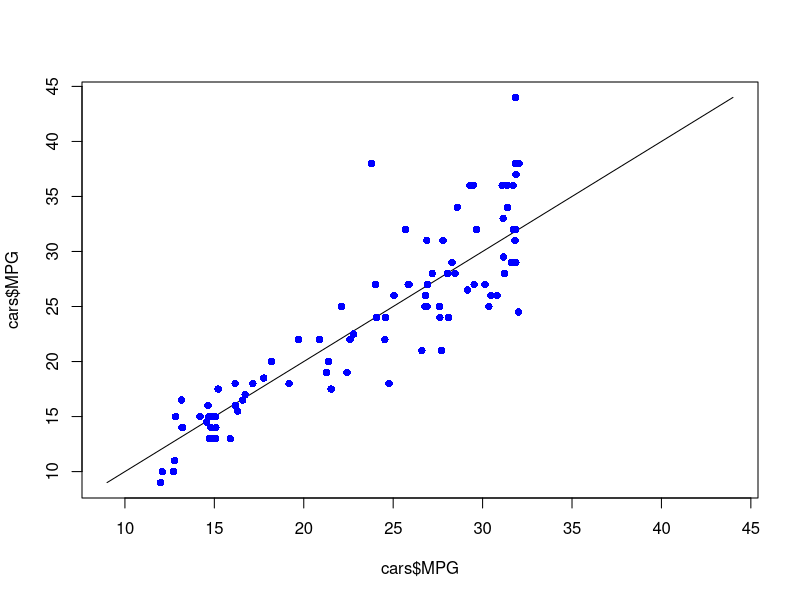

Recreate this plot in R.
#Install Package
install.packages("e1071")

#Load Library
library(e1071)

#Installing the necessary libraries
library(tidyverse)
library(data.table)

#Load the cars dataset array
setwd(getwd())
cars <- fread('cars.csv')

cars <- na.omit(cars)

X <- cbind(cars$Horsepower,cars$Weight) 

#Regression with SVM
modelsvm <- svm(MPG~X,cars,na.action=na.omit)

#Predict using SVM regression
predYsvm <- predict(modelsvm,cars)

#Plotting the regression line
plot(cars$MPG,cars$MPG,type="l")
points(cars$MPG~predYsvm,
     data=cars,
     pch=16,
     col="blue",
     xlab="Estimated MPG",
     ylab="Actual MPG",
     main="SVM Model")

#To be added the kernel function to be used to train the data and then see the difference.





